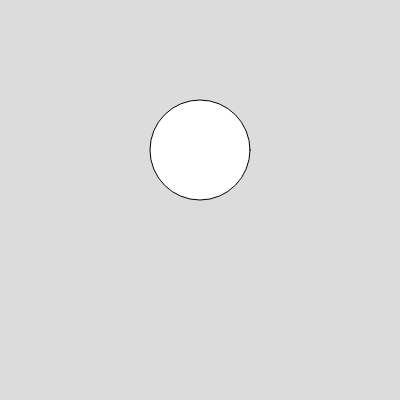
Frame 1 (no input)
Frame 60 (no input): identical to frame 1, image omitted
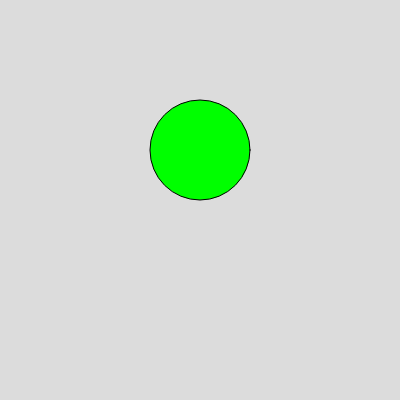
Frame 120 (the mouse pressed at the canvas centre since frame 60)

The p5.js sketch that drew these frames (run headless with seeded random() and noise() and a simulated clock; from frame 60 on, the mouse is pressed at the canvas centre):

// p5.js sketch
// ── sketch.js
let bx = 200;
let by = 150;
let bd = 100; // Durchmesser vom Kreis

let bstatus = false;

function setup() {
  createCanvas(400, 400);
}

function draw() {
  background(220);

  

  

  // wenn Maus auf der Kreisfläche ist
  if(dist(bx, by, mouseX, mouseY) <= bd/2){
    fill(255, 255, 0);
    // wenn Maustaste gedrückt ist:
    if(mouseIsPressed){
      fill(255, 0, 0);
      
      /* -> wird im mousePressed Event Handler ausgeführt
      // bstatus umschalten: false -> true oder true -> false
      if(bstatus == false){
        bstatus = true;
      } else {
        bstatus = false;
      }
      */
      
      console.log("button status: " + bstatus )

    
    } else{
      //hover
      fill(255, 255, 0);
    }

  } else {
    // maus nicht auf dem Kreis:
    fill(255);
  }


  if(bstatus){
    fill(0, 255, 0);
  }
  ellipse(bx, by, bd);
}

function mousePressed(){
  console.log("pressed");

  // wenn Maus auf der Kreisfläche ist
  if(dist(bx, by, mouseX, mouseY) <= bd/2){
    // bstatus umschalten: false -> true oder true -> false
    if(bstatus == false){
      bstatus = true;
    } else {
      bstatus = false;
    }
  }


}
